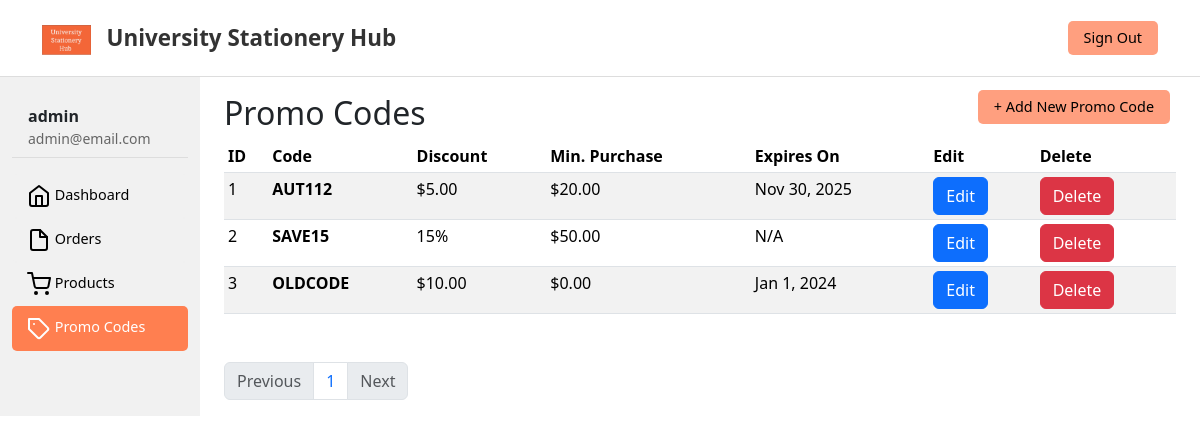
Before: /admin/promo_codes.php (signed in) with the older database file.
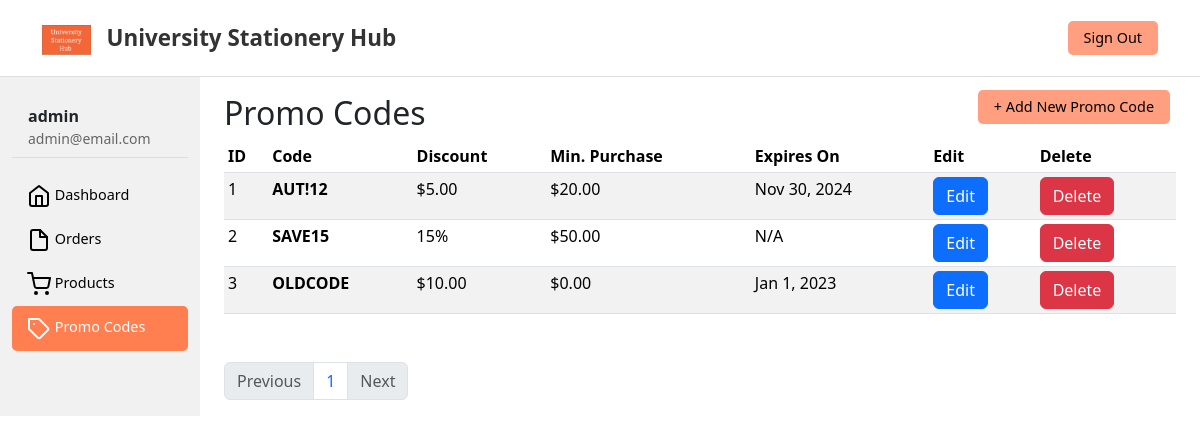
After: the same page with the newer database file.
### tables this page shows
CREATE TABLE `promo_codes` (
  `id` int(11) NOT NULL,
  `code` varchar(50) NOT NULL,
  `description` varchar(255) DEFAULT NULL,
  `discount_type` enum('fixed','percent') NOT NULL,
  `discount_value` decimal(10,2) NOT NULL,
  `min_purchase` decimal(10,2) NOT NULL DEFAULT 0.00,
  `start_date` datetime DEFAULT NULL,
  `end_date` datetime DEFAULT NULL,
  `max_uses` int(11) NOT NULL DEFAULT 1000,
  `current_uses` int(11) NOT NULL DEFAULT 0,
  `is_active` tinyint(1) NOT NULL DEFAULT 1,
  `created_at` timestamp NOT NULL DEFAULT current_timestamp(),
  `updated_at` timestamp NOT NULL DEFAULT current_timestamp() ON UPDATE current_timestamp()
);

### admin/promo_codes.php (the view, shortened to what this page needs)
<?php include('header.php'); ?>
<?php
if (isset($_GET['page_no']) && $_GET['page_no'] != "") {
  $page_no = $_GET['page_no'];
} else {
  $page_no = 1;
}
$stmt1 = $conn->prepare("SELECT COUNT(*) AS total_records FROM promo_codes");
$stmt1->execute();
$stmt1->bind_result($total_records);
$total_records_per_page = 10;
$offset = ($page_no - 1) * $total_records_per_page;
$total_no_of_pages = ceil($total_records / $total_records_per_page);
$stmt2 = $conn->prepare("SELECT * FROM promo_codes LIMIT ?, ?");
$stmt2->bind_param("ii", $offset, $total_records_per_page);
$stmt2->execute();
$promo_codes = $stmt2->get_result();
?>
<div class="container-fluid">
  <div class="row">
    <?php include('sidemenu.php'); ?>
    <main class="col-md-9 ms-sm-auto col-lg-10 px-md-4">
      <br>
      <h2>Promo Codes</h2>
      <a href="add_promo_code.php" class="btn" id="add-new-promo-btn">
        + Add New Promo Code
      </a>
      <div class="table-responsive">
        <table class="table table-striped table-sm">
          <thead>
            <tr>
              <th scope="col">ID</th>
              <th scope="col">Code</th>
              <th scope="col">Discount</th>
              <th scope="col">Min. Purchase</th>
              <th scope="col">Expires On</th>
              <th scope="col">Edit</th>
              <th scope="col">Delete</th>
            </tr>
          </thead>
          <tbody>
            <?php foreach ($promo_codes as $promo_code) { ?>
              <tr>
                <td><?php echo $promo_code['id']; ?></td>
                <td><strong><?php echo $promo_code['code']; ?></strong></td>
                <td>
                  <?php if ($promo_code['discount_type'] == 'fixed') {
                    echo "$" . number_format($promo_code['discount_value'], 2);
                  } else {
                    echo (int)$promo_code['discount_value'] . "%";
                  } ?>
                </td>
                <td><?php echo "$" . number_format($promo_code['min_purchase'], 2); ?></td>
                <td><?php echo $promo_code['end_date'] ? date('M j, Y', strtotime($promo_code['end_date'])) : 'N/A'; ?></td>
                <td>
                  <a class="btn btn-primary" href="edit_promo_code.php?promo_code_id=<?php echo $promo_code['id']; ?>">Edit</a>
                </td>
                <td>
                  <button class="btn btn-danger" data-bs-toggle="modal" data-bs-target="#deleteModal"
                    data-promo-code="<?php echo htmlspecialchars($promo_code['code']); ?>"
                    data-delete-url="delete_promo_code.php?promo_code_id=<?php echo $promo_code['id']; ?>">
                    Delete
                  </button>
                </td>
              </tr>
            <?php } ?>
          </tbody>
        </table>
        <nav aria-label="Page navigation example" class="mx-auto">
          <ul class="pagination mt-5 mx-auto">
            <li class="page-item <?php if ($page_no <= 1) echo 'disabled'; ?>">
              <a class="page-link" href="<?php if ($page_no <= 1) { echo '#'; } else { echo "?page_no=" . ($page_no - 1); } ?>">Previous</a>
            </li>
            <li class="page-item"><a class="page-link" href="?page_no=1">1</a></li>
            <li class="page-item <?php if ($page_no >= $total_no_of_pages) echo 'disabled'; ?>">
              <a class="page-link" href="<?php if ($page_no >= $total_no_of_pages) { echo '#'; } else { echo "?page_no=" . ($page_no + 1); } ?>">Next</a>
            </li>
          </ul>
        </nav>
      </div>
    </main>
  </div>
</div>
</body>
</html>

Changed rows visible on the page:
changed promo_codes id 1: code "AUT112" → "AUT!12"; end_date "Nov 30, 2025" → "Nov 30, 2024"
changed promo_codes "OLDCODE": end_date "Jan 1, 2024" → "Jan 1, 2023"
